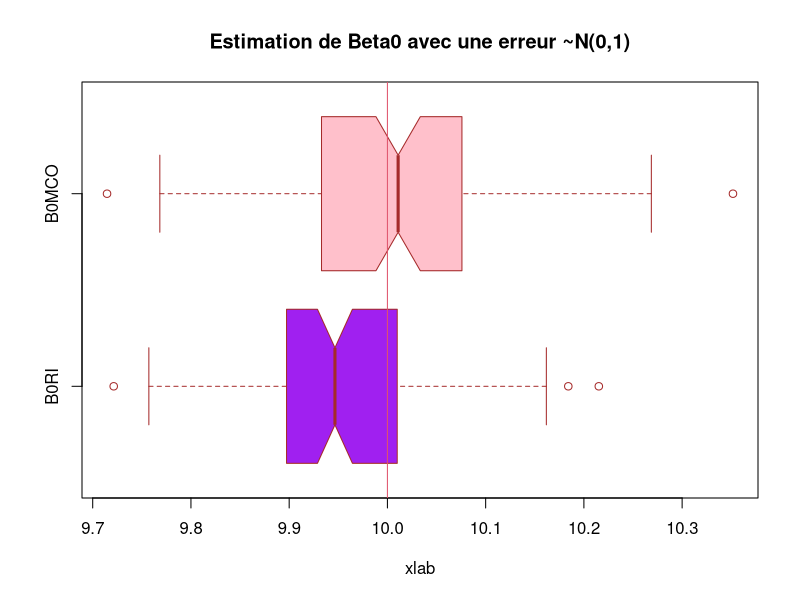
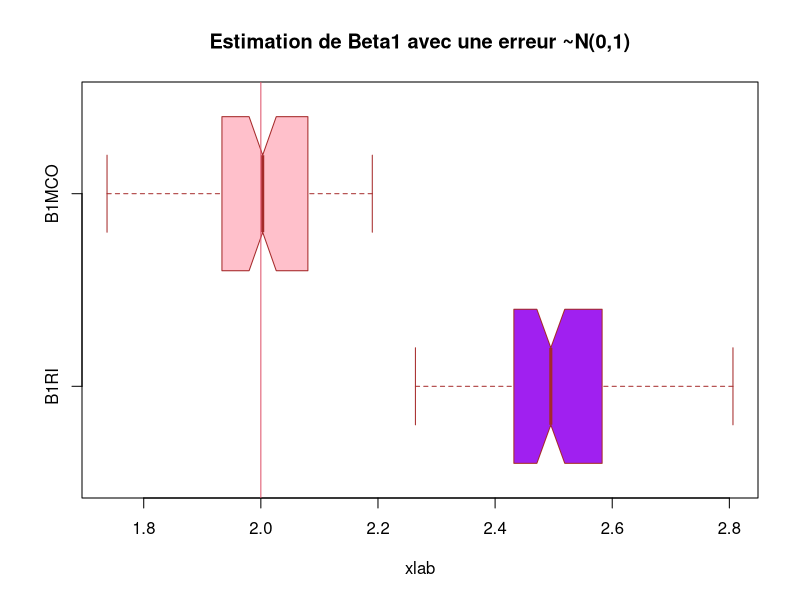
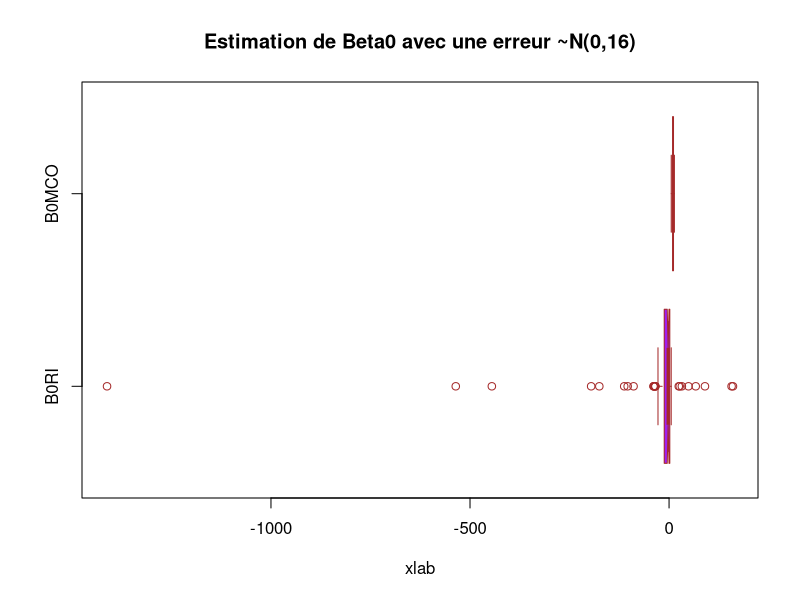
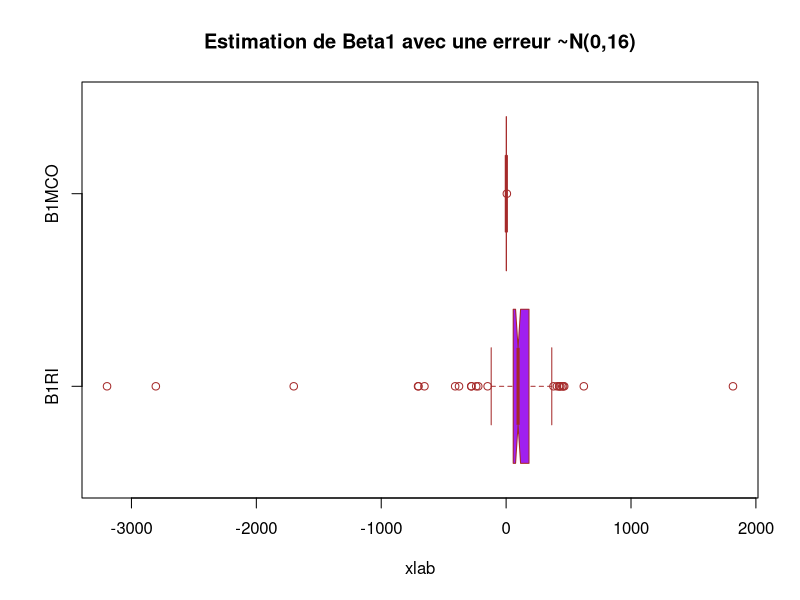
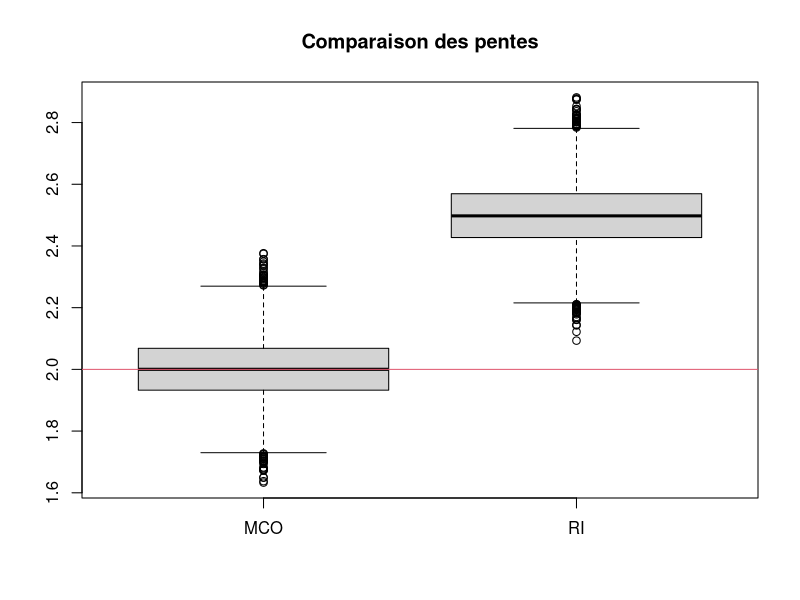
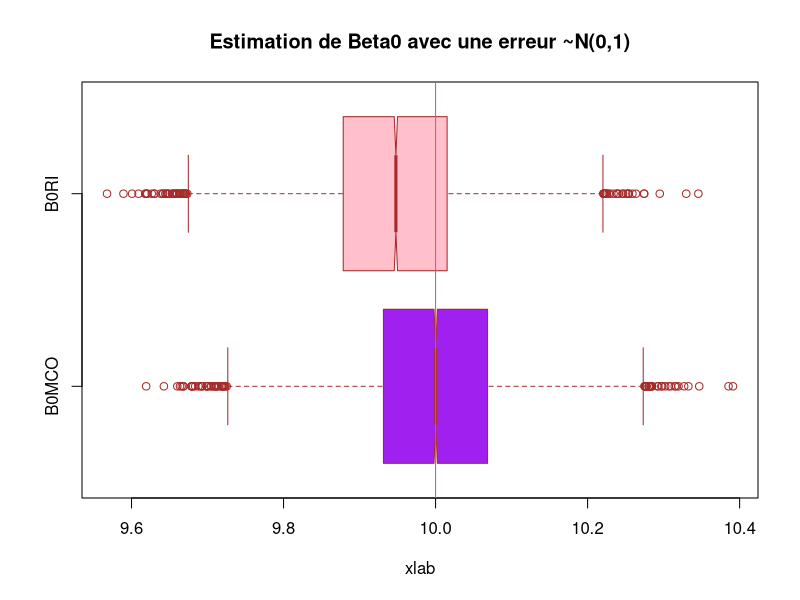
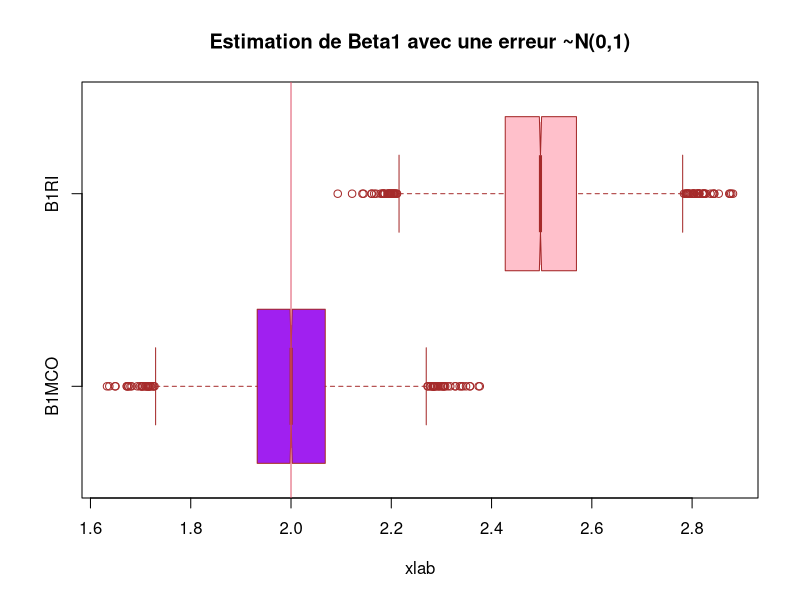
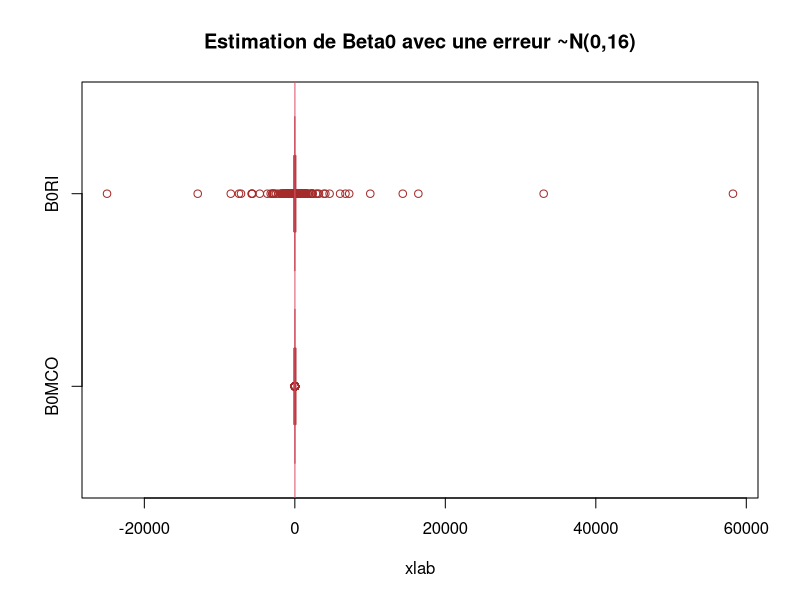

Source code (R) for these figures, in order:
## ---- chunk 1

## ---- chunk 2
beta1_MCO <- function(x, y) {
  sum((x - mean(x)) * (y - mean(y))) / sum((x - mean(x))^2)
}

beta0_MCO <- function(x, y) {
  mean(y) - beta1_MCO(x, y) * mean(x)
}
## ---- chunk 3
beta1_RI <- function(x, y) {
  sum((y - mean(y))^2) / sum((x - mean(x)) * (y - mean(y)))
}

beta0_RI <- function(x, y) {
  mean(y) - beta1_RI(x, y) * mean(x)
}
## ---- chunk 4
library(readr)
data <- readr::read_csv("../Data/X.txt")

beta1 = 2
beta0 = 10


# On créer une variable epsilon que l'on complète de 100 valeurs (taille de X)
# qui sont des observation obtenue suivant une loi gaussienne (0, 1)
data$epsilon <- rnorm(100, 0, 1)

# on construit la variable des Yi
data$Y = 10 + 2*data$x + data$epsilon

## ---- chunk 5
# on fait nos estimateur MCO inverses
beta1_RI(data$x, 10 + 2*data$x + rnorm(100, 0, 1))

beta0_RI(as.numeric(data$x), as.numeric(10 + 2*data$x + rnorm(100, 0, 1)))
#> beta1RI(as.numeric(data$x), as.numeric(data$Y))
#[1] 2.500503
#> beta0RI(as.numeric(data$x), as.numeric(data$Y))
#[1] 9.892161


beta1_MCO(as.numeric(data$x), as.numeric(data$Y))

beta0_MCO(as.numeric(data$x), as.numeric(data$Y))
#> beta1MCO(as.numeric(data$x), as.numeric(data$Y))
#[1] 1.843383
#> beta0MCO(as.numeric(data$x), as.numeric(data$Y))
#[1] 9.89286



## nos esimateurs sont pas loin des beta1 et beta0


data$B1RI = 0
data$B0RI = 0

for (i in 1:100){
  data$B1RI[i] = beta1_RI(data$x, 10 + 2*data$x + rnorm(100, 0, 1))
  
  data$B0RI[i] = beta0_RI(as.numeric(data$x), as.numeric(10 + 2*data$x + rnorm(100, 0, 1)))
  
}


data$B1MCO = 0
data$B0MCO = 0

for (i in 1:100){
  data$B1MCO[i] = beta1_MCO(data$x, 10 + 2*data$x + rnorm(100, 0, 1))
  
  data$B0MCO[i] = beta0_MCO(as.numeric(data$x), as.numeric(10 + 2*data$x + rnorm(100, 0, 1)))
  
}


boxplot(data$B0RI, data$B0MCO,
        main = "Estimation de Beta0 avec une erreur ~N(0,1)",
        xlab = "xlab",
        #ylab = "",
        names = c("B0RI", "B0MCO"),
        col = c("purple","pink"),
        border = "brown",
        horizontal = TRUE,
        notch = TRUE) 
abline(v = 10, col = 2)

boxplot(data$B1RI, data$B1MCO,
        main = "Estimation de Beta1 avec une erreur ~N(0,1)",
        xlab = "xlab",
        #ylab = "",
        names = c("B1RI", "B1MCO"),
        col = c("purple","pink"),
        border = "brown",
        horizontal = TRUE,
        notch = TRUE)
abline(v = 2, col = 2)


########### Question 6) ##############

data$B1RI2 = 0
data$B0RI2 = 0

for (i in 1:100){
  data$B1RI2[i] = beta1_RI(data$x, 10 + 2*data$x + rnorm(100, 0, 16))
  
  data$B0RI2[i] = beta0_RI(as.numeric(data$x), as.numeric(10 + 2*data$x + rnorm(100, 0, 16)))
  
}


data$B1MCO2 = 0
data$B0MCO2 = 0

for (i in 1:100){
  data$B1MCO2[i] = beta1_MCO(data$x, 10 + 2*data$x + rnorm(100, 0, 16))
  
  data$B0MCO2[i] = beta0_MCO(as.numeric(data$x), as.numeric(10 + 2*data$x + rnorm(100, 0, 16)))
  
}


boxplot(data$B0RI2, data$B0MCO2,
        main = "Estimation de Beta0 avec une erreur ~N(0,16)",
        xlab = "xlab",
        #ylab = "",
        names = c("B0RI", "B0MCO"),
        col = c("purple","pink"),
        border = "brown",
        horizontal = TRUE,
        notch = TRUE)


boxplot(data$B1RI2, data$B1MCO2,
        main = "Estimation de Beta1 avec une erreur ~N(0,16)",
        xlab = "xlab",
        #ylab = "",
        names = c("B1RI", "B1MCO"),
        col = c("purple","pink"),
        border = "brown",
        horizontal = TRUE,
        notch = TRUE)

########### Question 5) Corrigé ##############



B = 10000
n = length(data$x); n
res = matrix(0, ncol=4, nrow=B)
dim(res)

for (b in 1:B){
  eps = rnorm(n)
  y = 10 + 2 * data$x + eps
  res[b,] = c(beta1_MCO(data$x, y), beta0_MCO(data$x, y), beta1_RI(data$x, y), beta0_RI(data$x, y))

}

boxplot(res[,c(1,3)], 
        main = 'Comparaison des pentes', 
        names = c('MCO', 'RI'))
abline(h = 2, col = 2)


#### faire apparaitre biais et variance ####

# calcul du biais 

biaisbeta1MCO = mean(res[,1] - 2)
variancebeta1MCO = (1/B) * sum((res[,1] - 2)**2)

biaisbeta0MCO = (1/B) * sum(res[,2] - 2)
variancebeta0MCO = (1/B) * sum((res[,2] - 2)**2)

biaisbeta1RI = (1/B) * sum(res[,3] - 2)
variancebeta1RI = (1/B) * sum((res[,3] - 2)**2)

biaisbeta0RI = (1/B) * sum(res[,4] - 2)
variancebeta0RI = (1/B) * sum((res[,4] - 2)**2)


biaisbeta1MCO
#[1] 0.0007703197

variancebeta1MCO
#[1] 0.01003526

biaisbeta0MCO
#[1] 7.999521

variancebeta0MCO
#[1] 64.00262

biaisbeta1RI
#[1] 0.4995708

variancebeta1RI
#[1] 0.2605581

biaisbeta0RI
#[1] 7.946902

variancebeta0RI
#[1] 63.16354


#####


boxplot(res[,c(2,4)],
        main = "Estimation de Beta0 avec une erreur ~N(0,1)",
        xlab = "xlab",
        #ylab = "",
        names = c("B0MCO", "B0RI"),
        col = c("purple","pink"),
        border = "brown",
        horizontal = TRUE,
        notch = TRUE) 
abline(v = 10, col = 2)

boxplot(res[,c(1,3)],
        main = "Estimation de Beta1 avec une erreur ~N(0,1)",
        xlab = "xlab",
        #ylab = "",
        names = c("B1MCO", "B1RI"),
        col = c("purple","pink"),
        border = "brown",
        horizontal = TRUE,
        notch = TRUE)
abline(v = 2, col = 2)


## On voit que c'est des estimateurs sans biais 


########### Question 6) Corrigé ##############


res2 = matrix(0, ncol=4, nrow=B)


for (b in 1:B){
  eps = rnorm(n, 0, 16)
  y = 10 + 2 * data$x + eps
  res2[b,] = c(beta1_MCO(data$x, y), beta0_MCO(data$x, y), beta1_RI(data$x, y), beta0_RI(data$x, y))
}


boxplot(res2[,c(2,4)],
        main = "Estimation de Beta0 avec une erreur ~N(0,16)",
        xlab = "xlab",
        #ylab = "",
        names = c("B0MCO", "B0RI"),
        col = c("purple","pink"),
        border = "brown",
        horizontal = TRUE,
        notch = TRUE) 
abline(v = 10, col = 2)

boxplot(res2[,c(1,3)],
        main = "Estimation de Beta1 avec une erreur ~N(0,16)",
        xlab = "xlab",
        #ylab = "",
        names = c("B1RI", "B1MCO"),
        col = c("purple","pink"),
        border = "brown",
        horizontal = TRUE,
        notch = TRUE)
abline(v = 2, col = 2)



## ---- chunk 6
# sessioninfo::session_info(pkgs = "attached")
